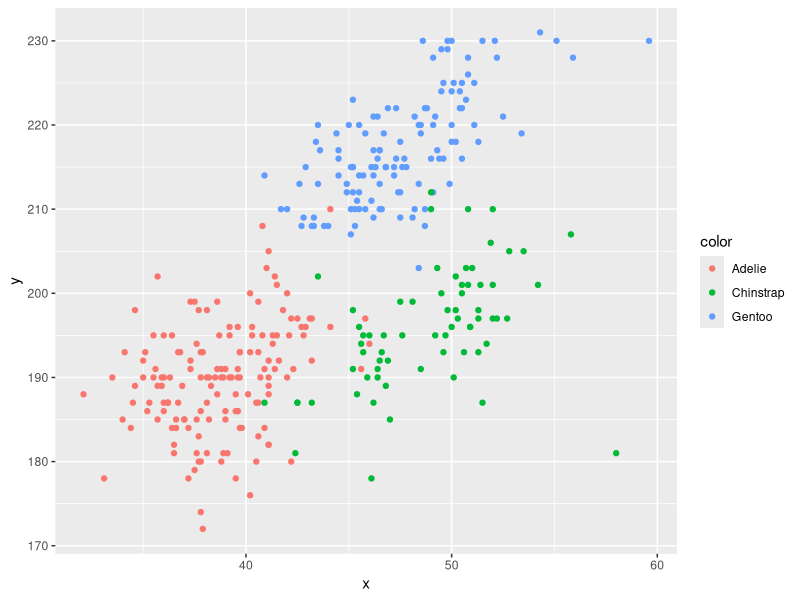
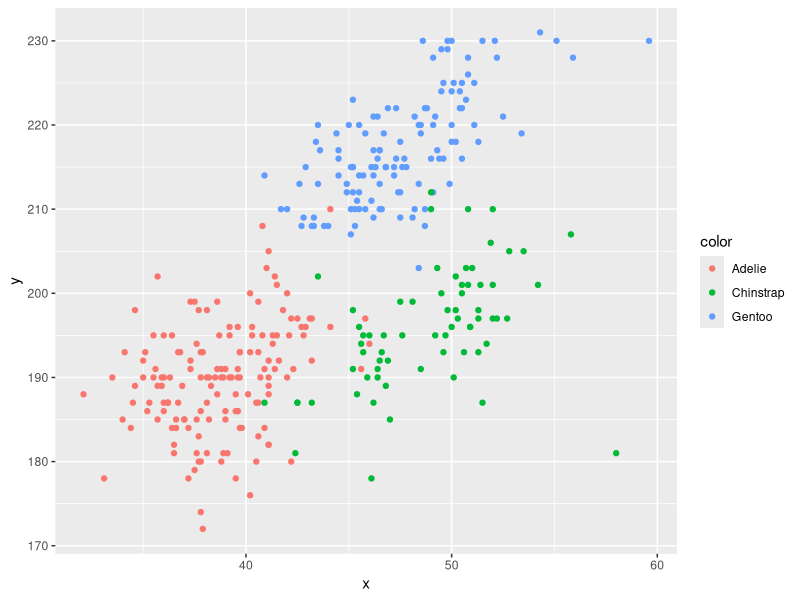

Write R code to recreate these figures, in order.
## ---- chunk 1
library(tidyverse)
#load library for future use
## ---- chunk 2
data("penguins", package = "palmerpenguins")
## ---- chunk 3

plot_df = 
  tibble(
    x = pull(penguins, bill_length_mm),
    y = pull(penguins, flipper_length_mm),
    color = pull(penguins, species)
  )
#use "pull" to choose specific variable
ggplot(plot_df, aes(x = x, y = y, color = color)) + geom_point()
#"geom_point()" is used to make scatter plot
ggsave("flipper_bill_scatterplot.png")
## ---- chunk 4

df = 
  tibble(
    sample  = rnorm(10),                      
    logic = sample > 0,                        
    chara   = rep(c("aa", "bb", "cc"), length.out = 10),                   
    factor   = factor(rep(c("low", "medium", "high"), length.out = 10))  
    )

sample_mean = mean(pull(df, sample))
logic_mean = mean(pull(df, logic))
chara_mean = mean(pull(df, chara))
factor_mean = mean(pull(df, factor))
sample_mean
logic_mean
chara_mean
factor_mean
